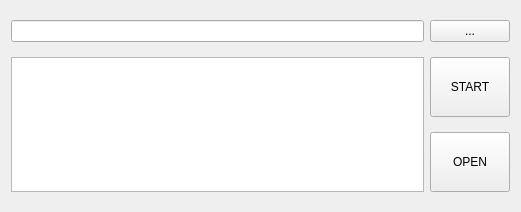
<?xml version="1.0" encoding="UTF-8"?>
<ui version="4.0">
 <class>PTF_CSV</class>
 <widget class="QMainWindow" name="PTF_CSV">
  <property name="geometry">
   <rect>
    <x>0</x>
    <y>0</y>
    <width>521</width>
    <height>212</height>
   </rect>
  </property>
  <property name="windowTitle">
   <string>PTF_CSV</string>
  </property>
  <widget class="QWidget" name="centralWidget">
   <layout class="QGridLayout" name="gridLayout">
    <item row="0" column="1">
     <widget class="QPushButton" name="pushButton_3">
      <property name="text">
       <string>...</string>
      </property>
     </widget>
    </item>
    <item row="0" column="0">
     <widget class="QLineEdit" name="lineEdit"/>
    </item>
    <item row="2" column="1">
     <widget class="QPushButton" name="pushButton_2">
      <property name="minimumSize">
       <size>
        <width>80</width>
        <height>60</height>
       </size>
      </property>
      <property name="text">
       <string>OPEN</string>
      </property>
     </widget>
    </item>
    <item row="1" column="0" rowspan="2">
     <widget class="QTextEdit" name="textEdit">
      <property name="readOnly">
       <bool>true</bool>
      </property>
     </widget>
    </item>
    <item row="1" column="1">
     <widget class="QPushButton" name="pushButton">
      <property name="minimumSize">
       <size>
        <width>80</width>
        <height>60</height>
       </size>
      </property>
      <property name="text">
       <string>START</string>
      </property>
     </widget>
    </item>
   </layout>
  </widget>
  <widget class="QMenuBar" name="menuBar">
   <property name="geometry">
    <rect>
     <x>0</x>
     <y>0</y>
     <width>521</width>
     <height>22</height>
    </rect>
   </property>
  </widget>
 </widget>
 <layoutdefault spacing="6" margin="11"/>
 <resources/>
 <connections>
  <connection>
   <sender>pushButton</sender>
   <signal>clicked()</signal>
   <receiver>textEdit</receiver>
   <slot>clear()</slot>
   <hints>
    <hint type="sourcelabel">
     <x>391</x>
     <y>97</y>
    </hint>
    <hint type="destinationlabel">
     <x>269</x>
     <y>101</y>
    </hint>
   </hints>
  </connection>
 </connections>
</ui>
